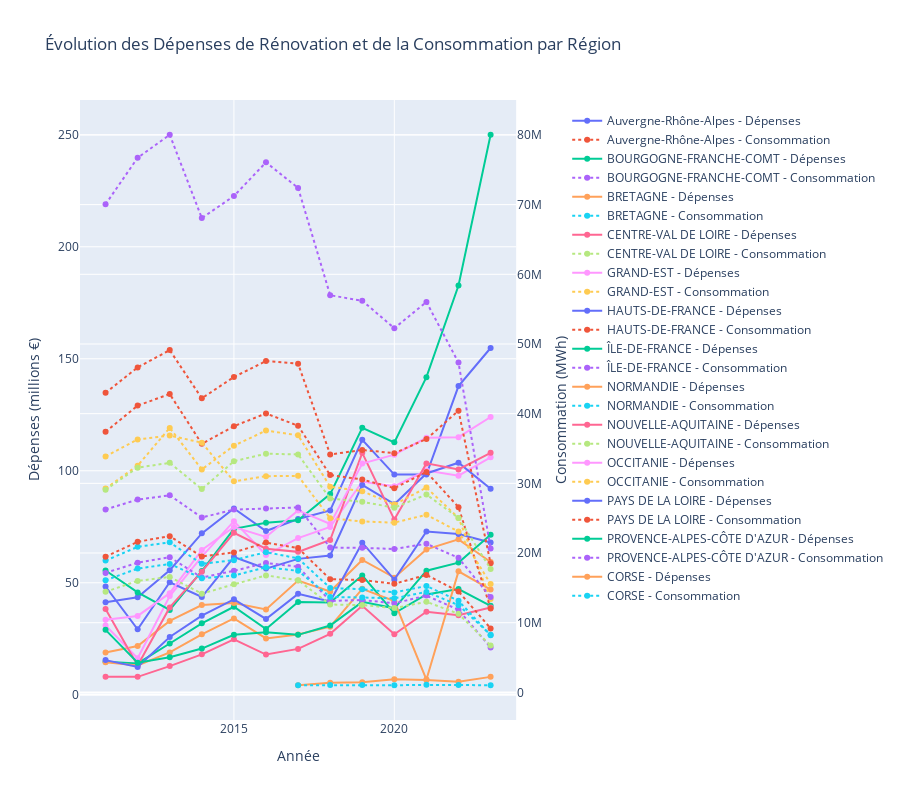

Source (notebook cell):
### Code cell
import pandas as pd
import plotly.express as px
import plotly.graph_objects as go
from plotly.subplots import make_subplots

# Charger les données
df_depenses = pd.read_csv('DEPENSES_REGION_ANAH.CSV')
df_conso = pd.read_csv('CONSO_REGION.CSV', sep=';')

# Préparer les données de dépenses
years = [str(year) for year in range(2011, 2024)]
expense_cols = [f"depenses {year}" for year in years]
df_depenses_melted = df_depenses.melt(
    id_vars=['code region', 'Nom de la Region'],
    value_vars=expense_cols,
    var_name='Année',
    value_name='Dépenses'
)
df_depenses_melted['Année'] = df_depenses_melted['Année'].str.extract('(\d+)').astype(int)

# Préparer les données de consommation
df_conso_grouped = df_conso.groupby(['code region', 'Année'])['Conso totale (MWh)'].sum().reset_index()

# Nettoyer et fusionner
def clean_region_codes(df):
    df['code region'] = df['code region'].astype(str).str.replace('.0', '')
    return df[df['code region'].notna() & (df['code region'] != 'nan')]

df_depenses_clean = clean_region_codes(df_depenses_melted)
df_conso_clean = clean_region_codes(df_conso_grouped)

df_merged = pd.merge(
    df_depenses_clean,
    df_conso_clean,
    on=['code region', 'Année'],
    how='inner'
)

# Créer le graphique
fig = make_subplots(specs=[[{"secondary_y": True}]])
# Créer des traces pour chaque région
for region in df_merged['Nom de la Region'].unique():
    df_region = df_merged[df_merged['Nom de la Region'] == region]
    
    # Trace des dépenses
    fig.add_trace(
        go.Scatter(
            x=df_region['Année'],
            y=df_region['Dépenses'],
            name=f"{region} - Dépenses",
            mode='lines+markers',
            line=dict(dash='solid')
        ),
        secondary_y=False
    )
    
    # Trace de la consommation
    fig.add_trace(
        go.Scatter(
            x=df_region['Année'],
            y=df_region['Conso totale (MWh)'],
            name=f"{region} - Consommation",
            mode='lines+markers',
            line=dict(dash='dot')
        ),
        secondary_y=True
    )

# Mise à jour du layout
fig.update_layout(
    title="Évolution des Dépenses de Rénovation et de la Consommation par Région",
    xaxis_title="Année",
    hovermode="x unified",
    height=800,
    showlegend=True,
    legend=dict(
        yanchor="top",
        y=0.99,
        xanchor="left",
        x=1.05
    )
)

# Mise à jour des axes y
fig.update_yaxes(title_text="Dépenses (millions €)", secondary_y=False)
fig.update_yaxes(title_text="Consommation (MWh)", secondary_y=True)

# Afficher le graphique
fig.show()

### Figure 1 — Plotly figure (JSON) as saved in the notebook; plotly's stock layout.template omitted (floating-point values rounded to 4 significant figures)
{"data": [{"line": {"dash": "solid"}, "mode": "lines+markers", "name": "Auvergne-Rhône-Alpes - Dépenses", "type": "scatter", "x": [2011, 2012, 2013, 2014, 2015, 2016, 2017, 2018, 2019, 2020, 2021, 2022, 2023], "xaxis": "x", "y": [41.3, 43.5, 55.61, 72.06, 83.2, 73.1, 78.45, 82.3, 113.8, 98.3, 98.3, 137.8, 154.8], "yaxis": "y"}, {"line": {"dash": "dot"}, "mode": "lines+markers", "name": "Auvergne-Rhône-Alpes - Consommation", "type": "scatter", "x": [2011, 2012, 2013, 2014, 2015, 2016, 2017, 2018, 2019, 2020, 2021, 2022, 2023], "xaxis": "x", "y": [42990000.0, 46640000.0, 49120000.0, 42210000.0, 45260000.0, 47550000.0, 47170000.0, 34140000.0, 34800000.0, 34320000.0, 36360000.0, 40420000.0, 18520000.0], "yaxis": "y2"}, {"line": {"dash": "solid"}, "mode": "lines+markers", "name": "BOURGOGNE-FRANCHE-COMT - Dépenses", "type": "scatter", "x": [2011, 2012, 2013, 2014, 2015, 2016, 2017, 2018, 2019, 2020, 2021, 2022, 2023], "xaxis": "x", "y": [14.8, 14, 22.9, 31.91, 39.3, 29.32, 41.43, 41.2, 53.3, 36.4, 44.8, 47.2, 39.7], "yaxis": "y"}, {"line": {"dash": "dot"}, "mode": "lines+markers", "name": "BOURGOGNE-FRANCHE-COMT - Consommation", "type": "scatter", "x": [2011, 2012, 2013, 2014, 2015, 2016, 2017, 2018, 2019, 2020, 2021, 2022, 2023], "xaxis": "x", "y": [17150000.0, 18610000.0, 19410000.0, 16470000.0, 17450000.0, 18570000.0, 18040000.0, 13120000.0, 13260000.0, 12790000.0, 13890000.0, 11860000.0, 6441000.0], "yaxis": "y2"}, {"line": {"dash": "solid"}, "mode": "lines+markers", "name": "BRETAGNE - Dépenses", "type": "scatter", "x": [2011, 2012, 2013, 2014, 2015, 2016, 2017, 2018, 2019, 2020, 2021, 2022, 2023], "xaxis": "x", "y": [18.9, 21.8, 32.97, 40.06, 41, 38.07, 51, 46.1, 60.2, 52.3, 64.9, 69.4, 59.3], "yaxis": "y"}, {"line": {"dash": "dot"}, "mode": "lines+markers", "name": "BRETAGNE - Consommation", "type": "scatter", "x": [2011, 2012, 2013, 2014, 2015, 2016, 2017, 2018, 2019, 2020, 2021, 2022, 2023], "xaxis": "x", "y": [16090000.0, 17770000.0, 18420000.0, 16390000.0, 16760000.0, 17970000.0, 17440000.0, 13700000.0, 13610000.0, 13500000.0, 14420000.0, 12510000.0, 8274000.0], "yaxis": "y2"}, {"line": {"dash": "solid"}, "mode": "lines+markers", "name": "CENTRE-VAL DE LOIRE - Dépenses", "type": "scatter", "x": [2011, 2012, 2013, 2014, 2015, 2016, 2017, 2018, 2019, 2020, 2021, 2022, 2023], "xaxis": "x", "y": [8.1, 8, 12.81, 18.05, 24.8, 17.95, 20.48, 27.2, 39.7, 27, 37.1, 35.5, 39], "yaxis": "y"}, {"line": {"dash": "dot"}, "mode": "lines+markers", "name": "CENTRE-VAL DE LOIRE - Consommation", "type": "scatter", "x": [2011, 2012, 2013, 2014, 2015, 2016, 2017, 2018, 2019, 2020, 2021, 2022, 2023], "xaxis": "x", "y": [14440000.0, 16000000.0, 16570000.0, 14170000.0, 15510000.0, 16790000.0, 16090000.0, 12600000.0, 12540000.0, 12090000.0, 13000000.0, 11270000.0, 6722000.0], "yaxis": "y2"}, {"line": {"dash": "solid"}, "mode": "lines+markers", "name": "GRAND-EST - Dépenses", "type": "scatter", "x": [2011, 2012, 2013, 2014, 2015, 2016, 2017, 2018, 2019, 2020, 2021, 2022, 2023], "xaxis": "x", "y": [30.9, 16.3, 44.05, 61.68, 77.5, 62.39, 69.94, 74.9, 95.1, 93.1, 100.1, 97.8, 106], "yaxis": "y"}, {"line": {"dash": "dot"}, "mode": "lines+markers", "name": "GRAND-EST - Consommation", "type": "scatter", "x": [2011, 2012, 2013, 2014, 2015, 2016, 2017, 2018, 2019, 2020, 2021, 2022, 2023], "xaxis": "x", "y": [29240000.0, 32540000.0, 37960000.0, 32000000.0, 35400000.0, 37570000.0, 36900000.0, 29520000.0, 28870000.0, 26950000.0, 29390000.0, 25030000.0, 13400000.0], "yaxis": "y2"}, {"line": {"dash": "solid"}, "mode": "lines+markers", "name": "HAUTS-DE-FRANCE - Dépenses", "type": "scatter", "x": [2011, 2012, 2013, 2014, 2015, 2016, 2017, 2018, 2019, 2020, 2021, 2022, 2023], "xaxis": "x", "y": [48.35, 29.25, 50.25, 43.64, 61.5, 56.33, 60.67, 62.2, 93.7, 85.1, 98.8, 103.6, 92], "yaxis": "y"}, {"line": {"dash": "dot"}, "mode": "lines+markers", "name": "HAUTS-DE-FRANCE - Consommation", "type": "scatter", "x": [2011, 2012, 2013, 2014, 2015, 2016, 2017, 2018, 2019, 2020, 2021, 2022, 2023], "xaxis": "x", "y": [37400000.0, 41160000.0, 42820000.0, 35670000.0, 38200000.0, 40030000.0, 38270000.0, 31190000.0, 30560000.0, 29310000.0, 31630000.0, 26580000.0, 12050000.0], "yaxis": "y2"}, {"line": {"dash": "solid"}, "mode": "lines+markers", "name": "ÎLE-DE-FRANCE - Dépenses", "type": "scatter", "x": [2011, 2012, 2013, 2014, 2015, 2016, 2017, 2018, 2019, 2020, 2021, 2022, 2023], "xaxis": "x", "y": [55.5, 45.7, 37.87, 55.26, 74.1, 76.77, 77.95, 89.6, 119.2, 112.7, 141.8, 182.7, 250], "yaxis": "y"}, {"line": {"dash": "dot"}, "mode": "lines+markers", "name": "ÎLE-DE-FRANCE - Consommation", "type": "scatter", "x": [2011, 2012, 2013, 2014, 2015, 2016, 2017, 2018, 2019, 2020, 2021, 2022, 2023], "xaxis": "x", "y": [70050000.0, 76730000.0, 80030000.0, 68070000.0, 71230000.0, 76070000.0, 72400000.0, 57000000.0, 56210000.0, 52270000.0, 56030000.0, 47330000.0, 20660000.0], "yaxis": "y2"}, {"line": {"dash": "solid"}, "mode": "lines+markers", "name": "NORMANDIE - Dépenses", "type": "scatter", "x": [2011, 2012, 2013, 2014, 2015, 2016, 2017, 2018, 2019, 2020, 2021, 2022, 2023], "xaxis": "x", "y": [14.5, 13.1, 18.93, 27, 34.1, 25.15, 26.91, 30.4, 47.3, 41.8, 6.8, 55.1, 47], "yaxis": "y"}, {"line": {"dash": "dot"}, "mode": "lines+markers", "name": "NORMANDIE - Consommation", "type": "scatter", "x": [2011, 2012, 2013, 2014, 2015, 2016, 2017, 2018, 2019, 2020, 2021, 2022, 2023], "xaxis": "x", "y": [18910000.0, 20890000.0, 21530000.0, 18450000.0, 18980000.0, 20130000.0, 19230000.0, 14980000.0, 14810000.0, 14350000.0, 15270000.0, 13150000.0, 8204000.0], "yaxis": "y2"}, {"line": {"dash": "solid"}, "mode": "lines+markers", "name": "NOUVELLE-AQUITAINE - Dépenses", "type": "scatter", "x": [2011, 2012, 2013, 2014, 2015, 2016, 2017, 2018, 2019, 2020, 2021, 2022, 2023], "xaxis": "x", "y": [38.3, 13.1, 38.99, 54.94, 72.3, 65.23, 63.8, 69.1, 108, 78.2, 103.3, 100.6, 108], "yaxis": "y"}, {"line": {"dash": "dot"}, "mode": "lines+markers", "name": "NOUVELLE-AQUITAINE - Consommation", "type": "scatter", "x": [2011, 2012, 2013, 2014, 2015, 2016, 2017, 2018, 2019, 2020, 2021, 2022, 2023], "xaxis": "x", "y": [29090000.0, 32250000.0, 32940000.0, 29180000.0, 33180000.0, 34250000.0, 34150000.0, 27820000.0, 27350000.0, 26510000.0, 28390000.0, 25030000.0, 17720000.0], "yaxis": "y2"}, {"line": {"dash": "solid"}, "mode": "lines+markers", "name": "OCCITANIE - Dépenses", "type": "scatter", "x": [2011, 2012, 2013, 2014, 2015, 2016, 2017, 2018, 2019, 2020, 2021, 2022, 2023], "xaxis": "x", "y": [33.5, 35.2, 45.36, 64.67, 74.9, 70.45, 82.3, 76.3, 103.2, 107.2, 114.7, 115, 124], "yaxis": "y"}, {"line": {"dash": "dot"}, "mode": "lines+markers", "name": "OCCITANIE - Consommation", "type": "scatter", "x": [2011, 2012, 2013, 2014, 2015, 2016, 2017, 2018, 2019, 2020, 2021, 2022, 2023], "xaxis": "x", "y": [33870000.0, 36300000.0, 36860000.0, 35840000.0, 30290000.0, 31030000.0, 31070000.0, 24990000.0, 24530000.0, 24360000.0, 25490000.0, 23080000.0, 15560000.0], "yaxis": "y2"}, {"line": {"dash": "solid"}, "mode": "lines+markers", "name": "PAYS DE LA LOIRE - Dépenses", "type": "scatter", "x": [2011, 2012, 2013, 2014, 2015, 2016, 2017, 2018, 2019, 2020, 2021, 2022, 2023], "xaxis": "x", "y": [15.48, 12.4, 25.79, 35.32, 42.6, 33.86, 45.05, 41.61, 67.9, 51.4, 72.9, 71.8, 68], "yaxis": "y"}, {"line": {"dash": "dot"}, "mode": "lines+markers", "name": "PAYS DE LA LOIRE - Consommation", "type": "scatter", "x": [2011, 2012, 2013, 2014, 2015, 2016, 2017, 2018, 2019, 2020, 2021, 2022, 2023], "xaxis": "x", "y": [19470000.0, 21620000.0, 22420000.0, 19500000.0, 20090000.0, 21500000.0, 20710000.0, 16240000.0, 16120000.0, 15580000.0, 16860000.0, 14490000.0, 9186000.0], "yaxis": "y2"}, {"line": {"dash": "solid"}, "mode": "lines+markers", "name": "PROVENCE-ALPES-CÔTE D'AZUR - Dépenses", "type": "scatter", "x": [2011, 2012, 2013, 2014, 2015, 2016, 2017, 2018, 2019, 2020, 2021, 2022, 2023], "xaxis": "x", "y": [29, 14.3, 16.77, 20.63, 26.8, 27.9, 26.76, 30.9, 41.5, 38.6, 55.4, 59, 71.4], "yaxis": "y"}, {"line": {"dash": "dot"}, "mode": "lines+markers", "name": "PROVENCE-ALPES-CÔTE D'AZUR - Consommation", "type": "scatter", "x": [2011, 2012, 2013, 2014, 2015, 2016, 2017, 2018, 2019, 2020, 2021, 2022, 2023], "xaxis": "x", "y": [26250000.0, 27660000.0, 28280000.0, 25090000.0, 26230000.0, 26400000.0, 26540000.0, 20790000.0, 20740000.0, 20580000.0, 21330000.0, 19300000.0, 13670000.0], "yaxis": "y2"}, {"line": {"dash": "solid"}, "mode": "lines+markers", "name": "CORSE - Dépenses", "type": "scatter", "x": [2017, 2018, 2019, 2020, 2021, 2022, 2023], "xaxis": "x", "y": [4.26, 5.4, 5.6, 6.9, 6.6, 5.8, 8], "yaxis": "y"}, {"line": {"dash": "dot"}, "mode": "lines+markers", "name": "CORSE - Consommation", "type": "scatter", "x": [2017, 2018, 2019, 2020, 2021, 2022, 2023], "xaxis": "x", "y": [1024451, 1049000.0, 1065000.0, 1041000.0, 1109000.0, 1052000.0, 1031000.0], "yaxis": "y2"}], "layout": {"height": 800, "hovermode": "x unified", "legend": {"x": 1.05, "xanchor": "left", "y": 0.99, "yanchor": "top"}, "showlegend": true, "title": {"text": "Évolution des Dépenses de Rénovation et de la Consommation par Région"}, "xaxis": {"anchor": "y", "domain": [0, 0.94], "title": {"text": "Année"}}, "yaxis": {"anchor": "x", "domain": [0, 1], "title": {"text": "Dépenses (millions €)"}}, "yaxis2": {"anchor": "x", "overlaying": "y", "side": "right", "title": {"text": "Consommation (MWh)"}}}}
